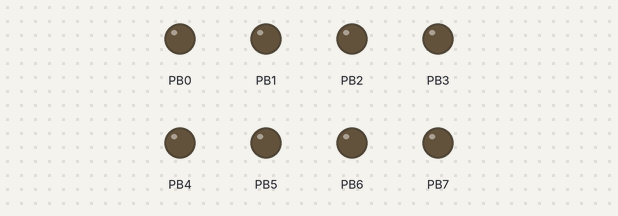
The program below on a simulated ATmega1284P, built with avr-gcc and emulated at 8 MHz. On the bench: output pins drawn as LEDs (lit = HIGH).

Above: at 1.0 s.
At 2.5 s:
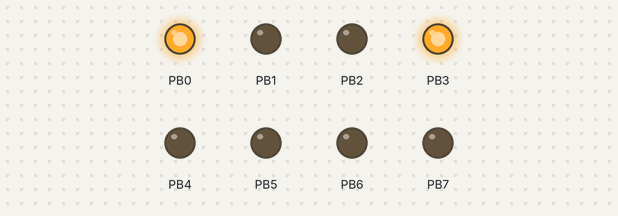
At 3.5 s:
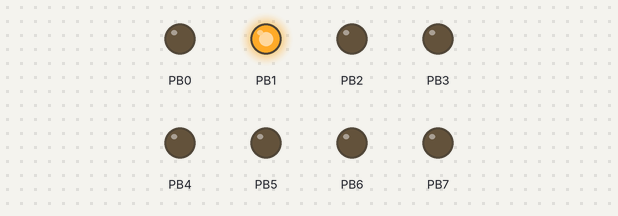
At 4.5 s:
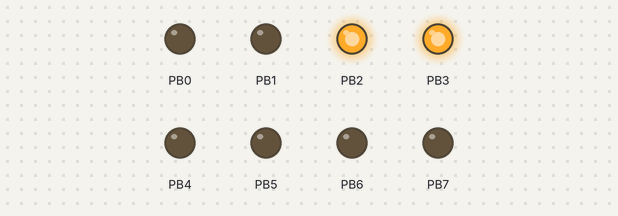
At 5.5 s:
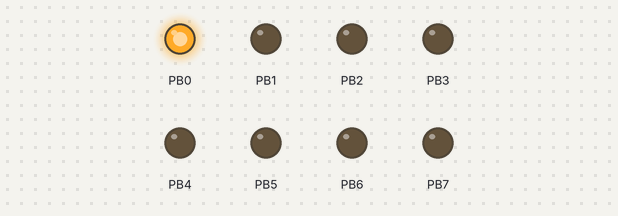
Timing chart, 0 to 7.0 s (numbered marks = the images above):
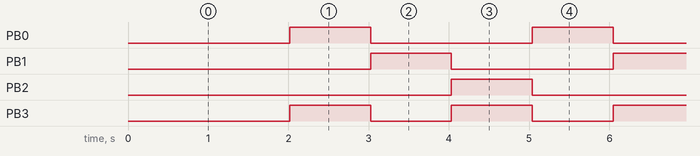

Measured:
- by itself, PB0–2: alternates HIGH for 1.0 s and LOW for 2.0 s
- by itself, PB3: alternates HIGH for 1.0 s and LOW for 1.0 s
- by itself, everything shown: repeats every 6.0 s, in 6 steps

The program:

main.c
```c
/*	Karina Rowe (krowe004@ucr.edu)
 *	Yulin Zhang (yzhan644@ucr.edu)
 *	Lab Section: CS 120B 021
 *	Assignment: Lab #10 Exercise #2
 *
 *
 *	I acknowledge all content contained herein, excluding template or example
 *	code, is my own original work.
 */

#include <avr/io.h>
#include <avr/interrupt.h>
#define A0 (~PINA & 0x01)
#define F_CPU 8000000UL
#include <util/delay.h>

unsigned char button;
volatile unsigned char TimerFlag = 0;
unsigned long _avr_timer_M = 1;
unsigned long _avr_timer_cntcurr = 0;
void TimerOn() {
	// AVR timer/counter controller register TCCR1
	TCCR1B = 0x0B;// bit3 = 0: CTC mode (clear timer on compare)
	// bit2bit1bit0=011: pre-scaler /64
	// 00001011: 0x0B
	// SO, 8 MHz clock or 8,000,000 /64 = 125,000 ticks/s
	// Thus, TCNT1 register will count at 125,000 ticks/s

	// AVR output compare register OCR1A.
	OCR1A = 125;	// Timer interrupt will be generated when TCNT1==OCR1A
	// We want a 1 ms tick. 0.001 s * 125,000 ticks/s = 125
	// So when TCNT1 register equals 125,
	// 1 ms has passed. Thus, we compare to 125.
	// AVR timer interrupt mask register
	TIMSK1 = 0x02; // bit1: OCIE1A -- enables compare match interrupt

	//Initialize avr counter
	TCNT1=0;

	_avr_timer_cntcurr = _avr_timer_M;
	// TimerISR will be called every _avr_timer_cntcurr milliseconds

	//Enable global interrupts
	SREG |= 0x80; // 0x80: 1000000
}

void TimerOff() {
	TCCR1B = 0x00; // bit3bit1bit0=000: timer off
}

void TimerISR() {
	TimerFlag = 1;
}

ISR(TIMER1_COMPA_vect) {
	// CPU automatically calls when TCNT1 == OCR1 (every 1 ms per TimerOn settings)
	_avr_timer_cntcurr--; // Count down to 0 rather than up to TOP
	if (_avr_timer_cntcurr == 0) { // results in a more efficient compare
		TimerISR(); // Call the ISR that the user uses
		_avr_timer_cntcurr = _avr_timer_M;
	}
}

// Set TimerISR() to tick every M ms
void TimerSet(unsigned long M) {
	_avr_timer_M = M;
	_avr_timer_cntcurr = _avr_timer_M;
}

void set_PWM(double frequency) {
	static double current_frequency; // Keeps track of the currently set frequency
	// Will only update the registers when the frequency changes, otherwise allows
	// music to play uninterrupted.
	if (frequency != current_frequency) {
		if (!frequency) { TCCR3B &= 0x08; } //stops timer/counter
		else { TCCR3B |= 0x03; } // resumes/continues timer/counter

		// prevents OCR0A from overflowing, using prescaler 64
		// 0.954 is smallest frequency that will not result in overflow
		if (frequency < 0.954) { OCR3A = 0xFFFF; }

		// prevents OCR0A from underflowing, using prescaler 64					// 31250 is largest frequency that will not result in underflow
		else if (frequency > 31250) { OCR3A = 0x0000; }

		// set OCR0A based on desired frequency
		else { OCR3A = (short)(8000000 / (128 * frequency)) - 1; }

		TCNT3 = 0; // resets counter
		current_frequency = frequency; // Updates the current frequency
	}
}

void PWM_on() {
	TCCR3A = (1 << COM0A0);
	// COM3A0: Toggle PB3 on compare match between counter and OCR0A
	TCCR3B = (1 << WGM02) | (1 << CS01) | (1 << CS00);
	// WGM02: When counter (TCNT0) matches OCR0A, reset counter
	// CS01 & CS30: Set a prescaler of 64
	set_PWM(0);
}

void PWM_off() {
	TCCR3B = 0x00;
	TCCR3B = 0x00;
}

enum TL_States { TL_SMStart, TL_Seq0, TL_Seq1, TL_Seq2 } TL_State;
enum BL_States { BL_SMStart, BL_LEDOff, BL_LEDOn } BL_State;
void BlinkLED_Tick()
{
	unsigned char B012 = (PORTB & 0x07);
	switch (BL_State)
	{
		case BL_SMStart:
			PORTB = B012;
			BL_State = BL_LEDOn;
			break;

		case BL_LEDOn:
			PORTB = B012 | 0x08;
			BL_State = BL_LEDOff;
			break;

		case BL_LEDOff:
			PORTB = B012;
			BL_State = BL_LEDOn;
			break;

		default:
			BL_State = BL_SMStart;
	}
}

void ThreeLED_Tick()
{
	unsigned char B4 = (PORTB & 0x08);
	switch (TL_State)
	{
		case TL_SMStart:
			PORTB = B4 | 0x00;
			TL_State = TL_Seq0;
			break;

		case TL_Seq0:
			PORTB = B4 | 0x01;
			TL_State = TL_Seq1;

			break;

		case TL_Seq1:
			PORTB = B4 | 0x02;
			TL_State = TL_Seq2;
			break;

		case TL_Seq2:
			PORTB = B4 | 0x04;
			TL_State = TL_Seq0;
			break;

		default:
			TL_State = TL_SMStart;
	}
}

int main(void)
{
	DDRB = 0xFF; PORTB = 0x00; // B output
	TimerSet(4); //TimerSet(1) or TimerSet(5) do not work
                  //TimerSet(10), TimerSet(100) and TimerSet(1000) work
	TimerOn();
	BL_State = BL_SMStart;
	TL_State = TL_SMStart;
	unsigned char tled = 0;
	unsigned char bled = 0;

	while(1)
	{

		if (tled >= 250)
		{
			ThreeLED_Tick();
			tled = 0;
		}

		if (bled >= 250)
		{
			BlinkLED_Tick();
			bled = 0;
		}

		while(!TimerFlag);
		tled++;
		bled++;
		TimerFlag = 0;
	}
}
```
